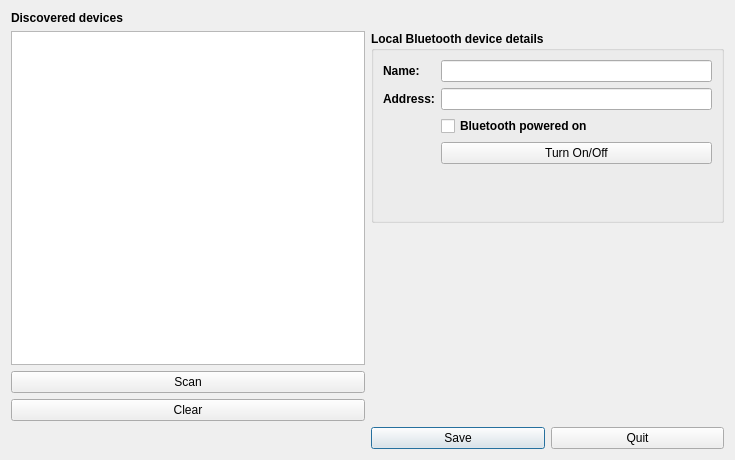
<?xml version="1.0" encoding="UTF-8"?>
<ui version="4.0">
 <class>BtDeviceSelectionDialog</class>
 <widget class="QDialog" name="BtDeviceSelectionDialog">
  <property name="geometry">
   <rect>
    <x>0</x>
    <y>0</y>
    <width>735</width>
    <height>460</height>
   </rect>
  </property>
  <property name="windowTitle">
   <string>Remote Bluetooth device selection</string>
  </property>
  <layout class="QGridLayout" name="gridLayout">
   <item row="0" column="0">
    <widget class="QLabel" name="discoveredDevicesLabel">
     <property name="sizePolicy">
      <sizepolicy hsizetype="Fixed" vsizetype="Fixed">
       <horstretch>0</horstretch>
       <verstretch>0</verstretch>
      </sizepolicy>
     </property>
     <property name="font">
      <font>
       <weight>75</weight>
       <bold>true</bold>
      </font>
     </property>
     <property name="text">
      <string>Discovered devices</string>
     </property>
    </widget>
   </item>
   <item row="3" column="1">
    <layout class="QHBoxLayout" name="dialogControls">
     <item>
      <widget class="QPushButton" name="save">
       <property name="text">
        <string>Save</string>
       </property>
      </widget>
     </item>
     <item>
      <widget class="QPushButton" name="quit">
       <property name="sizePolicy">
        <sizepolicy hsizetype="Minimum" vsizetype="Fixed">
         <horstretch>0</horstretch>
         <verstretch>0</verstretch>
        </sizepolicy>
       </property>
       <property name="text">
        <string>Quit</string>
       </property>
      </widget>
     </item>
    </layout>
   </item>
   <item row="1" column="0" rowspan="2">
    <layout class="QVBoxLayout" name="remoteDevicesSection">
     <item>
      <widget class="QListWidget" name="discoveredDevicesList">
       <property name="sizePolicy">
        <sizepolicy hsizetype="MinimumExpanding" vsizetype="Expanding">
         <horstretch>0</horstretch>
         <verstretch>0</verstretch>
        </sizepolicy>
       </property>
      </widget>
     </item>
     <item>
      <layout class="QVBoxLayout" name="scanningControls">
       <item>
        <widget class="QPushButton" name="scan">
         <property name="sizePolicy">
          <sizepolicy hsizetype="Minimum" vsizetype="Minimum">
           <horstretch>0</horstretch>
           <verstretch>0</verstretch>
          </sizepolicy>
         </property>
         <property name="text">
          <string>Scan</string>
         </property>
        </widget>
       </item>
       <item>
        <widget class="QPushButton" name="clear">
         <property name="sizePolicy">
          <sizepolicy hsizetype="Minimum" vsizetype="Minimum">
           <horstretch>0</horstretch>
           <verstretch>0</verstretch>
          </sizepolicy>
         </property>
         <property name="text">
          <string>Clear</string>
         </property>
        </widget>
       </item>
      </layout>
     </item>
    </layout>
   </item>
   <item row="1" column="1">
    <widget class="QGroupBox" name="localDeviceDetails">
     <property name="sizePolicy">
      <sizepolicy hsizetype="Minimum" vsizetype="Preferred">
       <horstretch>0</horstretch>
       <verstretch>0</verstretch>
      </sizepolicy>
     </property>
     <property name="font">
      <font>
       <weight>75</weight>
       <bold>true</bold>
      </font>
     </property>
     <property name="title">
      <string>Local Bluetooth device details</string>
     </property>
     <property name="flat">
      <bool>false</bool>
     </property>
     <layout class="QFormLayout" name="formLayout_2">
      <item row="0" column="0">
       <widget class="QLabel" name="deviceNameLable">
        <property name="text">
         <string>Name: </string>
        </property>
       </widget>
      </item>
      <item row="0" column="1">
       <widget class="QLineEdit" name="deviceName"/>
      </item>
      <item row="1" column="0">
       <widget class="QLabel" name="deviceAddressLable">
        <property name="text">
         <string>Address:</string>
        </property>
       </widget>
      </item>
      <item row="1" column="1">
       <widget class="QLineEdit" name="deviceAddress"/>
      </item>
      <item row="2" column="1">
       <widget class="QCheckBox" name="checkBox">
        <property name="sizePolicy">
         <sizepolicy hsizetype="Fixed" vsizetype="Fixed">
          <horstretch>0</horstretch>
          <verstretch>0</verstretch>
         </sizepolicy>
        </property>
        <property name="font">
         <font>
          <weight>75</weight>
          <bold>true</bold>
         </font>
        </property>
        <property name="text">
         <string>Bluetooth powered on</string>
        </property>
        <property name="checkable">
         <bool>false</bool>
        </property>
       </widget>
      </item>
      <item row="3" column="1">
       <widget class="QPushButton" name="changeDeviceState">
        <property name="sizePolicy">
         <sizepolicy hsizetype="Expanding" vsizetype="Minimum">
          <horstretch>0</horstretch>
          <verstretch>0</verstretch>
         </sizepolicy>
        </property>
        <property name="font">
         <font>
          <weight>50</weight>
          <bold>false</bold>
         </font>
        </property>
        <property name="text">
         <string>Turn On/Off</string>
        </property>
       </widget>
      </item>
     </layout>
    </widget>
   </item>
  </layout>
 </widget>
 <resources/>
 <connections/>
</ui>
